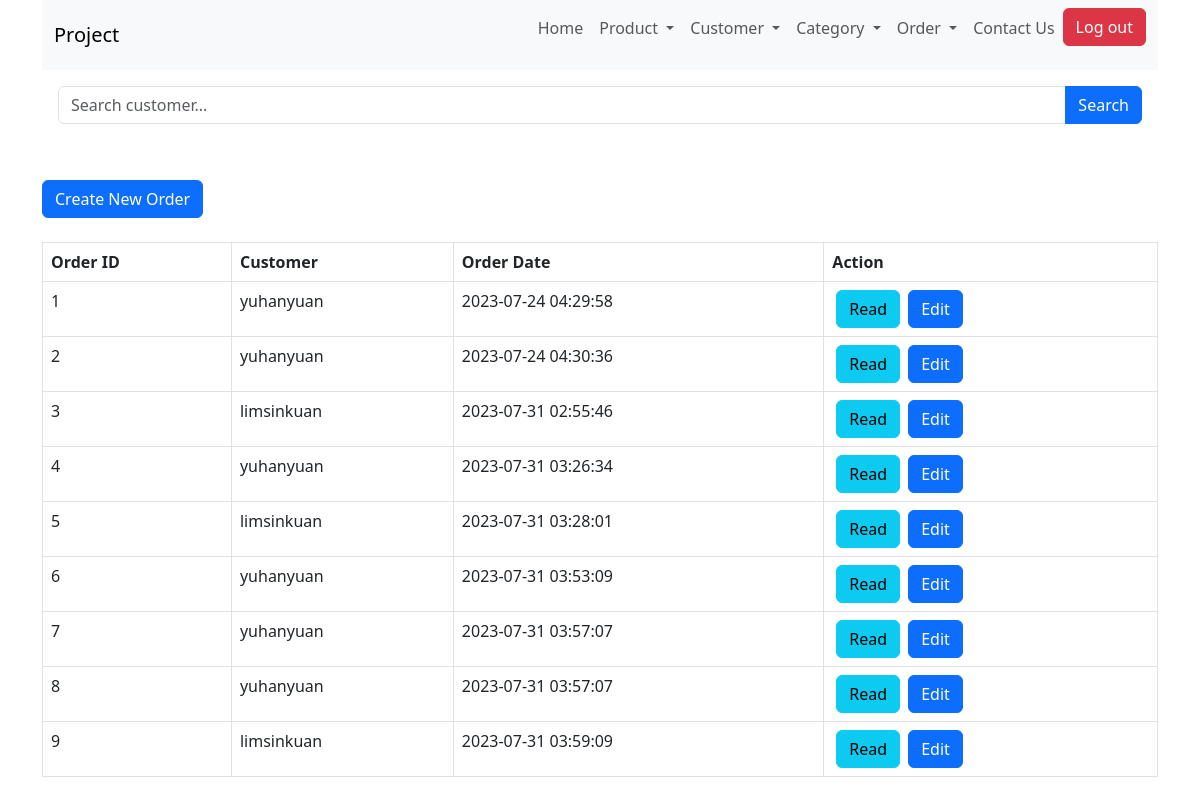
Before: /order_read.php with the older database file.
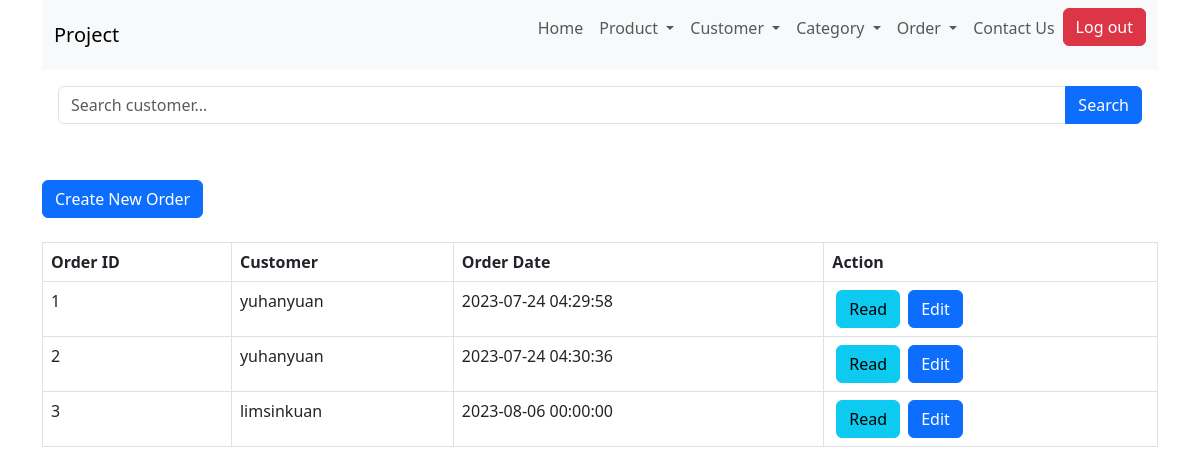
After: the same page with the newer database file.
### tables this page shows
CREATE TABLE `order_summary` (
  `order_id` int(11) NOT NULL,
  `customer_id` int(11) NOT NULL,
  `order_date` datetime NOT NULL
);

CREATE TABLE `customers` (
  `user_id` int(11) NOT NULL,
  `username` varchar(20) NOT NULL,
  `first_name` varchar(20) NOT NULL,
  `last_name` varchar(20) NOT NULL,
  `password` text NOT NULL,
  `email` varchar(30) NOT NULL,
  `date_of_birth` date NOT NULL,
  `registration_date_time` datetime NOT NULL DEFAULT current_timestamp() ON UPDATE current_timestamp(),
  `gender` enum('male','female') NOT NULL,
  `status` enum('active','inactive') NOT NULL DEFAULT 'active'
);

### order_read.php (the view, shortened to what this page needs)
<html lang="en">
<head>
    <link href="https://cdn.jsdelivr.net/npm/bootstrap@5.3.0/dist/css/bootstrap.min.css" rel="stylesheet">
</head>
<body>
    <div class="container">
        <?php
        include 'menu/menu.php';
        ?>
        <?php
        include 'config/database.php';
        $searchKeyword = isset($_GET['search']) ? $_GET['search'] : '';
        $query = "SELECT customers.username, order_summary.order_date, order_summary.order_id FROM order_summary INNER JOIN customers ON customers.user_id = order_summary.customer_id";
        $query .= " ORDER BY order_id ASC";
        $stmt = $con->prepare($query);
        $stmt->execute();
        $num = $stmt->rowCount();
        echo '<div class="p-3">
            <form method="GET" action="">
                <div class="input-group mb-3">
                    <input type="text" class="form-control" name="search" placeholder="Search customer..." value="' . str_replace('%', '', $searchKeyword) . '">
                    <button class="btn btn-primary" type="submit">Search</button>
                </div>
            </form>
        </div>';
        echo "<br><div><a href='order_create.php' class='btn btn-primary m-b-1em'>Create New Order</a></div>" . "<br>";
        if ($num > 0) {
            echo "<table id='product_table' class='table table-hover table-responsive table-bordered'>";
            echo "<tr>";
            echo "<th>Order ID</th>";
            echo "<th>Customer</th>";
            echo "<th>Order Date</th>";
            echo "<th>Action</th>";
            echo "</tr>";
            while ($row = $stmt->fetch(PDO::FETCH_ASSOC)) {
                extract($row);
                echo "<tr>";
                echo "<td>{$order_id}</td>";
                echo "<td>{$username}</td>";
                echo "<td>{$order_date}</td>";
                echo "<td>";
                echo "<a href='order_detail_read.php?id={$order_id}' class='btn btn-info m-r-1em mx-1'>Read</a>";
                echo "<a href='order_update.php?id={$order_id}' class='btn btn-primary m-r-1em mx-1'>Edit</a>";
                echo "</td>";
                echo "</tr>";
            }
            echo "</table>";
        } else {
            echo "<div class='alert alert-danger'>No records found.</div>";
        }
        ?>
    </div>
</body>
</html>

### menu/menu.php (shortened to what this page needs)
<div class="page-header">
    <nav class="navbar navbar-expand-lg bg-body-tertiary">
        <div class="container-fluid d-flex">
            <a class="navbar-brand" href="#">Project</a>
            <div class="collapse navbar-collapse d-flex flex-row-reverse" id="navbarNavAltMarkup">
                <div class="navbar-nav">
                    <a class="nav-link" href="index.php">Home</a>
                    <li class="nav-item dropdown">
                        <a class="nav-link dropdown-toggle" href="#" role="button" data-bs-toggle="dropdown" aria-expanded="false">
                            Product
                        </a>
                    </li>
                    <li class="nav-item dropdown">
                        <a class="nav-link dropdown-toggle" href="#" role="button" data-bs-toggle="dropdown" aria-expanded="false">
                            Customer
                        </a>
                    </li>
                    <li class="nav-item dropdown">
                        <a class="nav-link dropdown-toggle" href="#" role="button" data-bs-toggle="dropdown" aria-expanded="false">
                            Category
                        </a>
                    </li>
                    <li class="nav-item dropdown">
                        <a class="nav-link dropdown-toggle" href="#" role="button" data-bs-toggle="dropdown" aria-expanded="false">
                            Order
                        </a>
                    </li>
                    <a class="nav-link" href="contact.php">Contact Us</a>
                    <form action="" method="post">
                        <input type="submit" class="btn btn-danger" name="submit" value="Log out">
                    </form>
                </div>
            </div>
        </div>
    </nav>
</div>

Changed rows visible on the page:
removed order_summary: order_id "4", customer.username "yuhanyuan", order_date "2023-07-31 03:26:34"
removed order_summary: order_id "5", customer.username "limsinkuan", order_date "2023-07-31 03:28:01"
removed order_summary: order_id "6", customer.username "yuhanyuan", order_date "2023-07-31 03:53:09"
removed order_summary: order_id "7", customer.username "yuhanyuan", order_date "2023-07-31 03:57:07"
removed order_summary: order_id "8", customer.username "yuhanyuan", order_date "2023-07-31 03:57:07"
removed order_summary: order_id "9", customer.username "limsinkuan", order_date "2023-07-31 03:59:09"
changed order_summary "limsinkuan": order_date "2023-07-31 02:55:46" → "2023-08-06 00:00:00"
